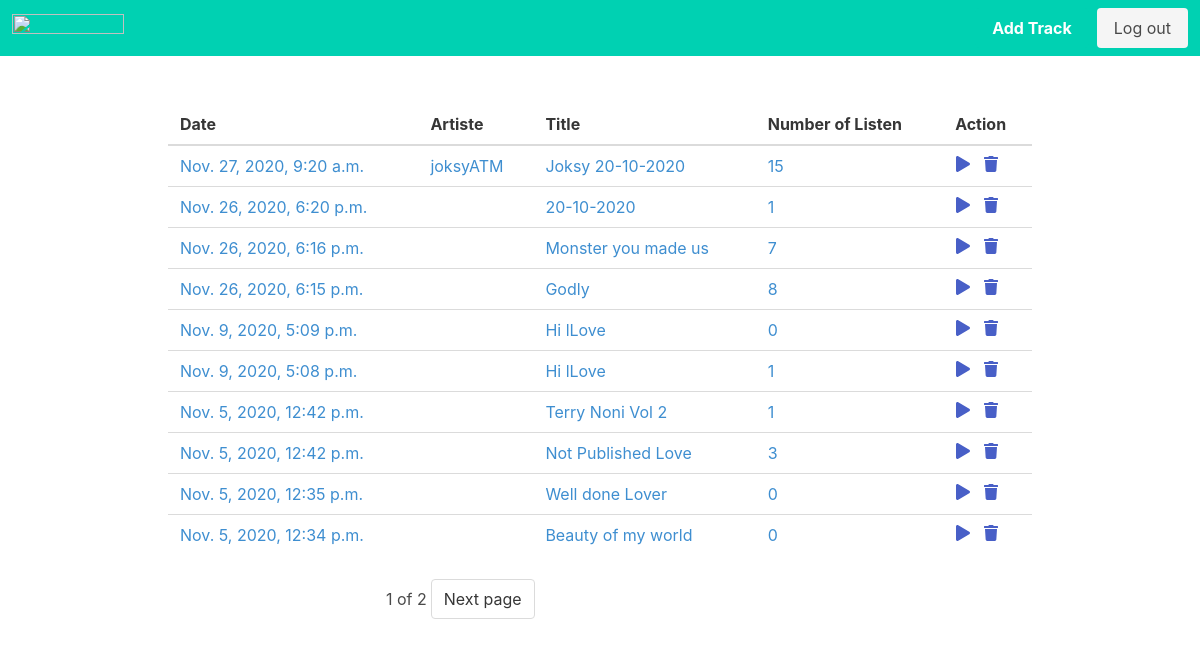
Page / (signed in) on the committed database.
### music/models.py (models this page shows, shortened)
class Track(models.Model):
    title = models.CharField(max_length=100)
    artiste = models.ForeignKey(settings.AUTH_USER_MODEL, on_delete=models.CASCADE)
    song = models.FileField(upload_to='songs')
    date_posted = models.DateTimeField(auto_now_add=True)
    is_liked = models.BooleanField(default=False)
    listen_count = models.PositiveIntegerField(default=0)
    is_playing = models.BooleanField(default=False)

### authentication/models.py (models this page shows, shortened)
class CustomUser(AbstractBaseUser):
    email = models.EmailField(verbose_name='email address', max_length=255, unique=True)
    display_name = models.CharField(max_length=25)
    last_login = models.DateTimeField(auto_now=True)
    date_created = models.DateTimeField(auto_now_add=True)
    is_active = models.BooleanField(default=True)
    is_admin = models.BooleanField(default=False)
    objects = MyUserManager()
    USERNAME_FIELD = 'email'
    EMAIL_FIELD = 'email'
    REQUIRED_FIELDS = []

### music/views.py (the view, shortened to what this page needs)
# urls.py: 2. Add a URL to urlpatterns:  path('', views.home, name='home')
def home(request):
    try:
        track = Track.objects.get(is_playing=True)
        mixer.init()
        mixer.music.load(track.song)
        mixer.music.stop()
        track.is_playing = False
        track.save()
    except Track.DoesNotExist:
        tracks = Track.objects.all().order_by('-date_posted').select_related('artiste')
        paginator = Paginator(tracks, 10)
        page_number = request.GET.get('page')
        page_obj = paginator.get_page(page_number)
        context = {
            'page_obj': page_obj,
        }
        return render(request, 'allTracks.html', context)

### template/allTracks.html (shortened to what this page needs)
{% extends 'base.html' %}
{% block content %}
<section class="section">
    <table class="table is-hoverable is-fullwidth has-text-info ">
        <thead>
        <tr>
            <th>Date</th>
            <th>Artiste</th>
            <th>Title</th>
            <th>Number of Listen</th>
            <th>Action</th>
        </tr>
        </thead>
        {% for track in page_obj %}
        <tr>
            <td>
                {{ track.date_posted }}
            </td>
            <td>
                {{ track.artiste.display_name }}
            </td>
            <td>
                {{ track.title}}
            </td>
            <td>
                {{ track.listen_count }}
            </td>
            <td>
                <div class="field is-grouped">
                    <p class="control">
                        <a href="{% url 'play_track' pk=track.pk %}" aria-label="play">
            <span class="icon is-small">
              <i class="fas fa-play" aria-hidden="true"></i>
            </span>
                        </a>
                    </p>
                    {% if user.is_admin %}
                    <p class="control">
                        <a href="{% url 'delete_track' pk=track.pk %}" aria-label="trash">
            <span class="icon is-small">
              <i class="fas fa-trash " aria-hidden="true"></i>
            </span>
                        </a>
                    </p>
                    {% endif %}
                </div>
            </td>
        </tr>
        {% endfor %}
    </table>
    <div class="columns is-mobile is-centered">
        <div class="column is-half">
            <nav class="pagination" role="navigation" aria-label="pagination">
    <span class="pagination-list">
        <span class="current">
            {{ page_obj.number }} of {{ page_obj.paginator.num_pages }}
        </span>
        {% if page_obj.has_next %}
			<a class="pagination-next" href="?page={{ page_obj.next_page_number }}">Next page</a>
        {% endif %}
    </span>
            </nav>
        </div>
    </div>
</section>
{% endblock %}

### rows in the picture
Track: date_posted "Nov. 27, 2020, 9:20 a.m.", artiste.display_name "joksyATM", title "Joksy 20-10-2020", listen_count "15"
Track: date_posted "Nov. 26, 2020, 6:20 p.m.", title "20-10-2020", listen_count "1"
Track: date_posted "Nov. 26, 2020, 6:16 p.m.", title "Monster you made us", listen_count "7"
Track: date_posted "Nov. 26, 2020, 6:15 p.m.", title "Godly", listen_count "8"
Track: date_posted "Nov. 9, 2020, 5:09 p.m.", title "Hi lLove", listen_count "0"
Track: date_posted "Nov. 9, 2020, 5:08 p.m.", title "Hi lLove", listen_count "1"
Track: date_posted "Nov. 5, 2020, 12:42 p.m.", title "Terry Noni Vol 2", listen_count "1"
Track: date_posted "Nov. 5, 2020, 12:42 p.m.", title "Not Published Love", listen_count "3"
Track: date_posted "Nov. 5, 2020, 12:35 p.m.", title "Well done Lover", listen_count "0"
Track: date_posted "Nov. 5, 2020, 12:34 p.m.", title "Beauty of my world", listen_count "0"

### other values in the picture
{{ page_obj.number }} "1"
{{ page_obj.paginator.num_pages }} "2"
